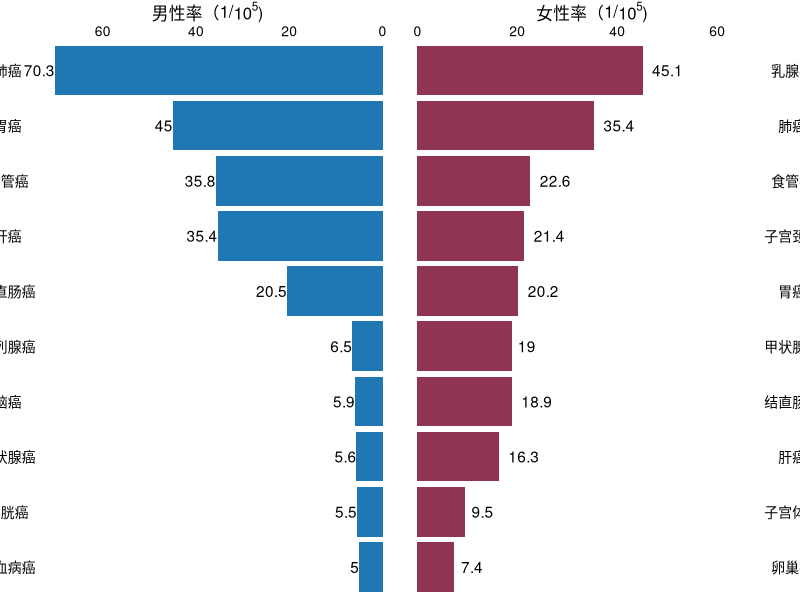
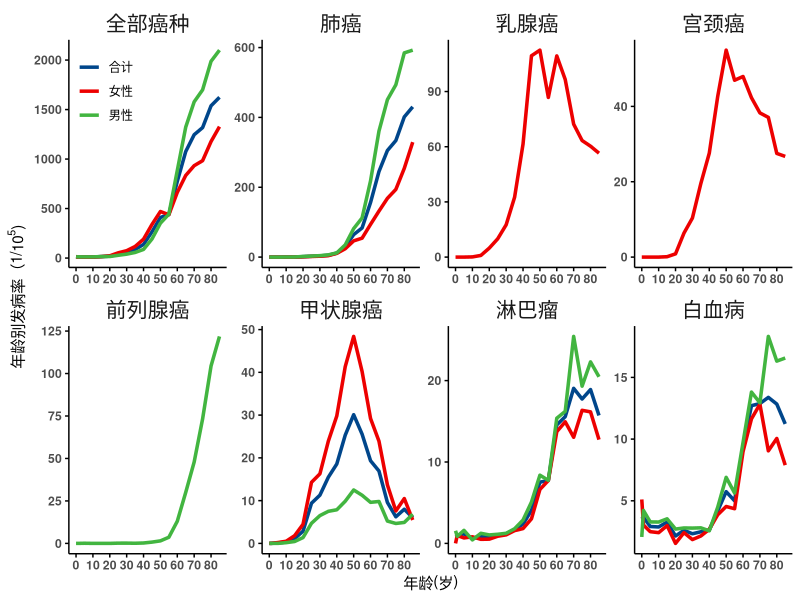

Write the R code that produced these figures, in order. (Note: this script raises an error after producing the figures.)
## ---- chunk 1
knitr::opts_chunk$set(echo=FALSE,message=FALSE,warning=FALSE)
## ---- chunk 2
library(dplyr)
library(ggplot2)
library(cowplot)
data <- read.csv("t1.csv") %>%
  filter(areacode=="500000",!(sex=="合计")) %>%
  group_by(sex) %>%
  arrange(rate) %>%
  slice(13:22) %>%
  mutate(by=ifelse(code==110,"肺",ifelse(code==106,"肝",ifelse(code==105,"结直肠",ifelse(code==112,"乳腺",ifelse(code==119,"脑",by))))),
         cate=paste0(by,"癌",sep=""),
         rate=round(rate,1))
  data %>% 
    filter(sex=="男性") %>%
    arrange(rate)%>%
    mutate(cate=factor(cate,unique(cate)),
             rate=-rate)%>%
    ggplot(aes(y=cate))+
    geom_bar(aes(x=rate),fill="#1f78b4",stat = "identity")+
    geom_text(aes(x=rate,y=cate,label=abs(rate)),hjust=1)+
    theme_void()+
    scale_x_continuous(limits=c(-75,0),position = "top",labels=abs)+
    xlab(expression(paste("男性率（1/", 10^5,")")))+
    scale_y_discrete(position = "left")+
    theme(
      plot.background = element_blank(),
      axis.text.x = element_text(size=10),
      axis.text.y = element_text(size=10),
      axis.line.y=element_blank(),
      axis.title.y =element_blank(),
      axis.title.x =element_text(face="bold",size=12),
      axis.ticks.y = element_blank()
        )->p1
  
    data %>% 
    filter(sex=="女性") %>% 
      arrange(rate) %>%
      mutate(cate=factor(cate,unique(cate))) %>%
    ggplot(aes(y=cate))+
      geom_bar(aes(x=rate),fill="#8F3551",stat = "identity")+
      geom_text(aes(x=rate,y=cate,label=abs(rate)),hjust=-0.3)+
      theme_void()+
      scale_x_continuous(limits=c(0,70),position = "top")+
      xlab(expression(paste("女性率（1/", 10^5,")")))+
      scale_y_discrete(position = "right")+
      theme(
        plot.background = element_blank(),
        axis.text.x = element_text(size=10),
        axis.text.y = element_text(size=10),
        axis.line.y=element_blank(),
        axis.title.y =element_blank(),
        axis.title.x =element_text(face="bold",size=12),
        axis.ticks.y = element_blank()
        )->p2
    
    plot_grid(p1,p2,nrow=1)
    
## ---- chunk 3
library(dplyr)
library(ggplot2)
library(ggsci)
data <- read.csv("age_specific_rate.csv") %>%
  filter(areacode=="500000",type=="incidence",code %in% c(62,110,112,113,116,120,121,122)) %>%
  mutate(code=factor(code,levels = c(62,110,112,113,116,120,121,122),labels=c("全部癌种","肺癌","乳腺癌","宫颈癌","前列腺癌","甲状腺癌","淋巴瘤","白血病")))
data %>%
  ggplot(aes(x=age,y=rate,group=sex))+
  geom_line(aes(colour=sex),size=1.2)+
  scale_x_continuous(breaks = c(0,10,20,30,40,50,60,70,80))+
  facet_wrap(~code,nrow=2,scales = "free")+
  theme_classic()+
  xlab("年龄(岁)")+
  ylab(expression(paste("年龄别发病率（1/", 10^5,")")))+
  scale_color_lancet()+
      theme(
        legend.position=c(0.05,0.9),
        legend.title=element_blank(),
        strip.background = element_blank(),
        strip.text= element_text(size = 15),
        axis.text = element_text(face="bold"),
        axis.title.y = element_text(face="bold"),
        axis.line=element_line(size=0.5,colour="black"),
        axis.ticks = element_line(size=0.5,colour="black"))

## ---- chunk 4
knitr::include_graphics(c("qrcode.png"))
